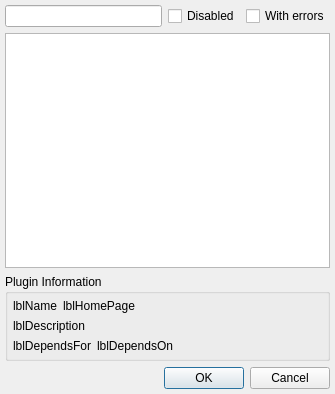
<?xml version="1.0" encoding="UTF-8"?>
<ui version="4.0">
 <class>SetupPluginsDialogClass</class>
 <widget class="QDialog" name="SetupPluginsDialogClass">
  <property name="geometry">
   <rect>
    <x>0</x>
    <y>0</y>
    <width>335</width>
    <height>394</height>
   </rect>
  </property>
  <property name="sizePolicy">
   <sizepolicy hsizetype="Expanding" vsizetype="Preferred">
    <horstretch>0</horstretch>
    <verstretch>0</verstretch>
   </sizepolicy>
  </property>
  <property name="windowTitle">
   <string>Setup Plugins</string>
  </property>
  <layout class="QVBoxLayout" name="verticalLayout_3">
   <property name="leftMargin">
    <number>5</number>
   </property>
   <property name="topMargin">
    <number>5</number>
   </property>
   <property name="rightMargin">
    <number>5</number>
   </property>
   <property name="bottomMargin">
    <number>5</number>
   </property>
   <item>
    <layout class="QVBoxLayout" name="verticalLayout_2">
     <item>
      <layout class="QHBoxLayout" name="horizontalLayout_3">
       <item>
        <widget class="SearchLineEdit" name="sleSearch"/>
       </item>
       <item>
        <widget class="QCheckBox" name="chbDisabled">
         <property name="text">
          <string notr="true">Disabled</string>
         </property>
        </widget>
       </item>
       <item>
        <widget class="QCheckBox" name="chbWithErrors">
         <property name="text">
          <string notr="true">With errors</string>
         </property>
        </widget>
       </item>
      </layout>
     </item>
     <item>
      <widget class="QTableView" name="tbvPlugins">
       <property name="editTriggers">
        <set>QAbstractItemView::NoEditTriggers</set>
       </property>
       <property name="selectionMode">
        <enum>QAbstractItemView::SingleSelection</enum>
       </property>
       <property name="selectionBehavior">
        <enum>QAbstractItemView::SelectItems</enum>
       </property>
       <attribute name="horizontalHeaderVisible">
        <bool>false</bool>
       </attribute>
       <attribute name="verticalHeaderVisible">
        <bool>false</bool>
       </attribute>
      </widget>
     </item>
    </layout>
   </item>
   <item>
    <widget class="QGroupBox" name="grbPluginInfo">
     <property name="title">
      <string>Plugin Information</string>
     </property>
     <property name="flat">
      <bool>true</bool>
     </property>
     <layout class="QVBoxLayout" name="verticalLayout">
      <property name="leftMargin">
       <number>5</number>
      </property>
      <property name="topMargin">
       <number>5</number>
      </property>
      <property name="rightMargin">
       <number>5</number>
      </property>
      <property name="bottomMargin">
       <number>5</number>
      </property>
      <item>
       <layout class="QHBoxLayout" name="horizontalLayout">
        <item>
         <widget class="QLabel" name="lblName">
          <property name="text">
           <string notr="true">lblName</string>
          </property>
          <property name="textFormat">
           <enum>Qt::RichText</enum>
          </property>
          <property name="textInteractionFlags">
           <set>Qt::LinksAccessibleByMouse|Qt::TextSelectableByKeyboard|Qt::TextSelectableByMouse</set>
          </property>
         </widget>
        </item>
        <item>
         <widget class="QLabel" name="lblHomePage">
          <property name="text">
           <string notr="true">lblHomePage</string>
          </property>
          <property name="textFormat">
           <enum>Qt::RichText</enum>
          </property>
         </widget>
        </item>
        <item>
         <spacer name="horizontalSpacer">
          <property name="orientation">
           <enum>Qt::Horizontal</enum>
          </property>
          <property name="sizeHint" stdset="0">
           <size>
            <width>0</width>
            <height>10</height>
           </size>
          </property>
         </spacer>
        </item>
       </layout>
      </item>
      <item>
       <widget class="QLabel" name="lblDescription">
        <property name="text">
         <string notr="true">lblDescription</string>
        </property>
        <property name="textFormat">
         <enum>Qt::PlainText</enum>
        </property>
        <property name="alignment">
         <set>Qt::AlignLeading|Qt::AlignLeft|Qt::AlignTop</set>
        </property>
        <property name="wordWrap">
         <bool>true</bool>
        </property>
        <property name="textInteractionFlags">
         <set>Qt::LinksAccessibleByMouse|Qt::TextSelectableByKeyboard|Qt::TextSelectableByMouse</set>
        </property>
       </widget>
      </item>
      <item>
       <layout class="QHBoxLayout" name="horizontalLayout_2">
        <item>
         <widget class="QLabel" name="lblDependsFor">
          <property name="text">
           <string notr="true">lblDependsFor</string>
          </property>
          <property name="textFormat">
           <enum>Qt::RichText</enum>
          </property>
         </widget>
        </item>
        <item>
         <widget class="QLabel" name="lblDependsOn">
          <property name="text">
           <string notr="true">lblDependsOn</string>
          </property>
          <property name="textFormat">
           <enum>Qt::RichText</enum>
          </property>
         </widget>
        </item>
        <item>
         <spacer name="horizontalSpacer_2">
          <property name="orientation">
           <enum>Qt::Horizontal</enum>
          </property>
          <property name="sizeHint" stdset="0">
           <size>
            <width>0</width>
            <height>10</height>
           </size>
          </property>
         </spacer>
        </item>
       </layout>
      </item>
     </layout>
    </widget>
   </item>
   <item>
    <widget class="QDialogButtonBox" name="dbbButtons">
     <property name="standardButtons">
      <set>QDialogButtonBox::Cancel|QDialogButtonBox::Ok</set>
     </property>
    </widget>
   </item>
  </layout>
 </widget>
 <layoutdefault spacing="6" margin="11"/>
 <customwidgets>
  <customwidget>
   <class>SearchLineEdit</class>
   <extends>QLineEdit</extends>
   <header location="global">utils/searchlineedit.h</header>
  </customwidget>
 </customwidgets>
 <tabstops>
  <tabstop>sleSearch</tabstop>
  <tabstop>dbbButtons</tabstop>
 </tabstops>
 <resources/>
 <connections/>
</ui>
